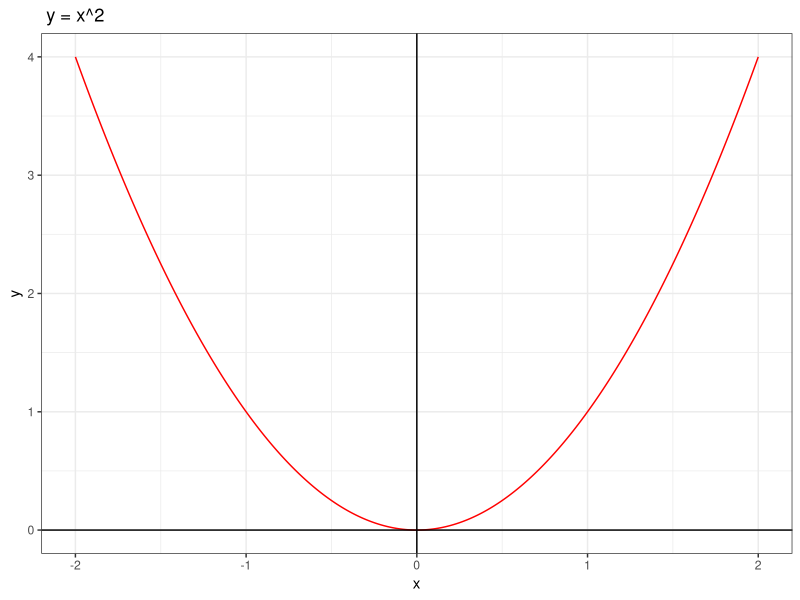

Write R code to recreate this figure.
library(ggplot2)

# WIPE ALL OUT ####
rm(list = ls())

##### THIS IS THE FUNCTION OUTPUT #####################
f <- function(x) {

  y = x^2
  
}
#######################################################

# FUNCTION DOMAIN (A SELECTION OF) ####
x = seq(from = -2, to = 2, by = 0.01) 

# DATASET WITH DOMAIN/RANGE (INPUT/OUTPUT) ####
data <- data.frame(x = x,
                   y = f(x))          

# CREATE CHART #####
print(
  ggplot(data, aes(x, y)) +
    geom_line(color = "red") +
    geom_hline(yintercept = 0) +
    geom_vline(xintercept = 0) +
    theme_bw() + 
    labs(title = paste0(gsub("\\{|\\}", "", body(f)), collapse = " "))
)
